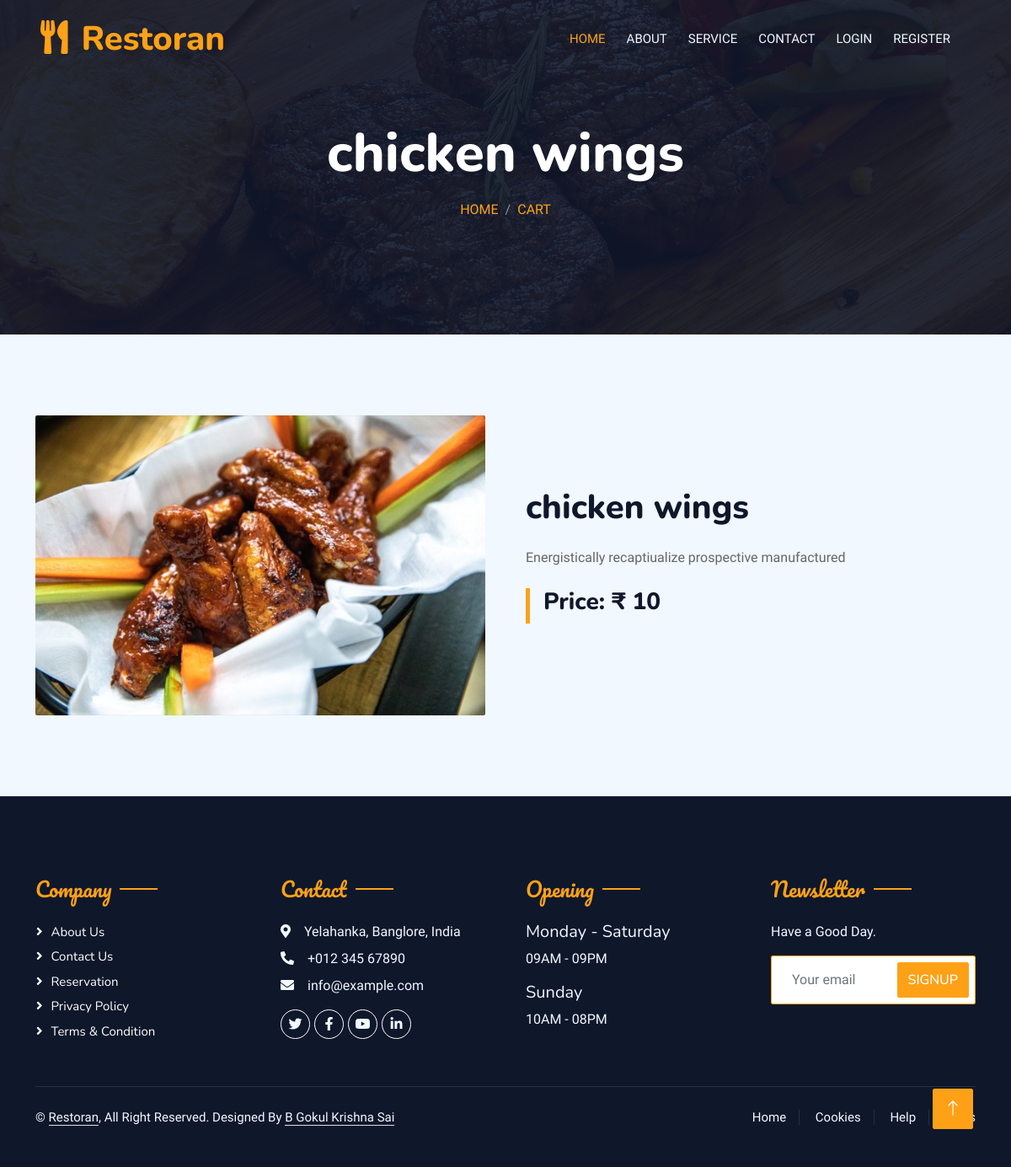
Screenshot of /food/add-cart.php?id=1 with the database file from the repository.
### tables this page shows
CREATE TABLE `foods` (
  `id` int(10) NOT NULL,
  `name` varchar(200) NOT NULL,
  `image` varchar(200) NOT NULL,
  `description` text NOT NULL,
  `price` varchar(20) NOT NULL,
  `meal_id` int(1) NOT NULL,
  `created_at` timestamp NOT NULL DEFAULT current_timestamp()
);

### libs/App.php (called while the page is built, shortened)
<?php
class App
{
    public $host = HOST;
    public $dbname = DBNAME;
    public $user = USER;
    public $pass = PASS;
    public $link;
    private function connect()
    {
        try {
            $this->link = new PDO(
                "mysql:host={$this->host};dbname={$this->dbname}",
                $this->user,
                $this->pass
            );
            $this->link->setAttribute(PDO::ATTR_ERRMODE, PDO::ERRMODE_EXCEPTION);
        } catch (PDOException $e) {
            die('Database Connection Failed: ' . $e->getMessage());
        }
    }
    public function selectOne(string $query, array $params = [])
    {
        $stmt = $this->link->prepare($query);
        $stmt->execute($params);
        $singleRow = $stmt->fetch(PDO::FETCH_OBJ);
        return $singleRow ?: false;
    }
}

### food/add-cart.php (the view, shortened to what this page needs)
<?php require "../libs/App.php"; ?>
<?php require "../includes/header.php"; ?>
<?php
    if(isset($_GET['id'])) {
        $id = $_GET['id'];
        $query = "SELECT * FROM foods WHERE id='$id'";
        $app = new App;
        $one = $app->selectOne($query);
    }  else {
        echo "<script>window.location.href='".APPURL."/404.php'</script>";
    }
?>
            <div class="container-xxl py-5 bg-dark hero-header mb-5">
                <div class="container text-center my-5 pt-5 pb-4">
                    <h1 class="display-3 text-white mb-3 animated slideInDown"><?php echo $one->name; ?></h1>
                    <nav aria-label="breadcrumb">
                        <ol class="breadcrumb justify-content-center text-uppercase">
                            <li class="breadcrumb-item"><a href="#">Home</a></li>
                            <li class="breadcrumb-item"><a href="#">Cart</a></li>
                        </ol>
                    </nav>
                </div>
            </div>
        <div class="container-xxl py-5">
            <div class="container">
                <div class="row g-5 align-items-center">
                    <div class="col-md-6">
                        <div class="row g-3">
                            <div class="col-12 text-start">
                                <img class="img-fluid rounded w-100 wow zoomIn" data-wow-delay="0.1s" src="<?php echo APPIMAGES; ?>/<?php echo $one->image; ?>">
                            </div>
                        </div>
                    </div>
                    <div class="col-lg-6">
                        <h1 class="mb-4"><?php echo $one->name; ?></h1>
                        <p class="mb-4">
                        <?php echo $one->description; ?>
                        </p>
                        <div class="row g-4 mb-4">
                            <div class="col-sm-6">
                                <div class="d-flex align-items-center border-start border-5 border-primary px-3">
                                    <h3>Price: ₹ <?php echo $one->price; ?> </h3>
                                </div>
                            </div>
                        </div>
                    </div>
                </div>
            </div>
        </div>
<?php require "../includes/footer.php"; ?>

### css/style.css (style rules this page uses)
:root { --primary: #FEA116; --light: #F1F8FF; --dark: #0F172B; }
.hero-header { background: linear-gradient(rgba(15, 23, 43, .9), rgba(15, 23, 43, .9)), url(../img/bg-hero.jpg); background-position: center center; background-repeat: no-repeat; background-size: cover; }
.breadcrumb-item + .breadcrumb-item::before { color: rgba(255, 255, 255, .5); }

### rows the page displays
foods: name "chicken wings", image (picture), description "Energistically recaptiualize prospective manufactured", price "10"
